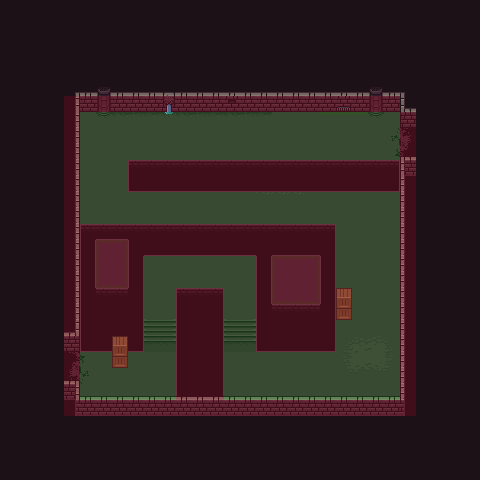

Rendered tile map (Tiled .tmx) drawn with the repository's tilesets; below, a short description and the map source with its tile grids summarised:
An orthogonal 30x30 tile map with 16x16 px tiles, 8 tile layers (bg, bg2, bg2-1, floor, ...), 5 tilesets and 20 objects (w, e).

<map version="1.5" tiledversion="1.6.0" orientation="orthogonal" renderorder="right-down" width="30" height="30" tilewidth="16" tileheight="16" infinite="0" nextlayerid="15" nextobjectid="35">
 <tileset firstgid="1" source="0x72_16x16DungeonTileset.v4.tsx" />
 <tileset firstgid="257" source="0x72_16x16DungeonTileset_walls.v1.tsx" />
 <tileset firstgid="513" name="NavigationTileSet" tilewidth="16" tileheight="16" tilecount="2" columns="2">
  <image source="NavigationTileSet.png" width="32" height="16" />
  <tile id="0">
   <properties>
    <property name="walkable" value="1" />
   </properties>
  </tile>
  <tile id="1">
   <properties>
    <property name="walkable" value="0" />
   </properties>
  </tile>
 </tileset>
 <tileset firstgid="515" source="Enemies.tsx" />
 <tileset firstgid="518" source="spawnTileset.tsx" />
 <layer id="1" name="bg" width="30" height="30">
  <data>[900 cells, 900 non-empty, 2 distinct tile ids]</data>
 </layer>
 <layer id="5" name="bg2" width="30" height="30">
  <data>[900 cells, 111 non-empty, 8 distinct tile ids]</data>
 </layer>
 <layer id="6" name="bg2-1" width="30" height="30">
  <data>[900 cells, 14 non-empty, 3 distinct tile ids]</data>
 </layer>
 <layer id="2" name="floor" width="30" height="30">
  <data>[900 cells, 238 non-empty, 1 distinct tile ids]</data>
 </layer>
 <layer id="7" name="exits" width="30" height="30">
  <data>[900 cells, 8 non-empty, 8 distinct tile ids]</data>
 </layer>
 <layer id="3" name="fg" width="30" height="30">
  <data>[900 cells, 120 non-empty, 19 distinct tile ids]</data>
 </layer>
 <layer id="4" name="props" width="30" height="30">
  <data>[900 cells, 68 non-empty, 36 distinct tile ids]</data>
 </layer>
 <objectgroup id="8" name="Collisions">
  <object id="6" x="64" y="352">
   <polygon points="0,-8 16,-8 16,-246.933 32,-246.933 36,-242.933 44,-242.933 48,-246.933 304,-246.933 308,-242.933 316,-242.933 320,-246.933 336,-246.933 336,-232 352,-232 352,-196 336,-196 336,44 16,44 16,28 0,28" />
  </object>
  <object id="15" x="112" y="360">
   <polygon points="0,0 16,0 16,-24 0,-24" />
  </object>
  <object id="16" x="336" y="312">
   <polygon points="0,0 16,0 16,-24 0,-24" />
  </object>
 </objectgroup>
 <objectgroup id="9" name="Void">
  <object id="7" x="400" y="160">
   <polygon points="0,0 -272,0 -272.091,24.4545 -0.0909091,24.4545" />
  </object>
  <object id="8" x="80" y="352">
   <polygon points="0,-7.31717 64,-7.31717 63.9185,-102.897 175.918,-102.897 176,-7.47826 256,-7.47826 256,-128 0,-128" />
  </object>
  <object id="9" x="128" y="288">
   <polygon points="0,0 -0.0434783,-54.7826 -32.0435,-54.7826 -32,0" />
  </object>
  <object id="10" x="272" y="256">
   <polygon points="0.0434783,-6.69565 48.0435,-6.69565 48,48 0,48" />
  </object>
  <object id="11" x="176" y="396">
   <polygon points="0,0 0,-108 48,-108 48,0" />
  </object>
 </objectgroup>
 <objectgroup id="10" name="Gates">
  <object id="12" name="w" x="64" y="344">
   <polygon points="0,0 16,0 16,36 0,36" />
  </object>
  <object id="13" name="e" x="400" y="120">
   <polygon points="0,0 16,0 16,36 0,36" />
  </object>
 </objectgroup>
 <layer id="11" name="navigation" width="30" height="30" opacity="0.16">
  <data>[900 cells, 439 non-empty, 2 distinct tile ids]</data>
 </layer>
 <objectgroup id="13" name="Enemies">
  <object id="18" gid="515" x="288" y="288" width="16" height="16" />
  <object id="20" gid="515" x="112" y="272" width="16" height="16" />
  <object id="25" gid="517" x="432" y="288" width="16" height="16" />
  <object id="26" gid="517" x="192" y="80" width="16" height="16" />
  <object id="27" gid="517" x="32" y="352" width="16" height="16" />
  <object id="28" gid="516" x="192" y="272" width="16" height="16" />
  <object id="29" gid="516" x="96" y="208" width="16" height="16" />
  <object id="30" gid="516" x="256" y="144" width="16" height="16" />
 </objectgroup>
 <objectgroup id="14" name="SpawnPoints">
  <object id="33" gid="520" x="80" y="368" width="16" height="16" />
  <object id="34" gid="519" x="384" y="144" width="16" height="16" />
 </objectgroup>
</map>
